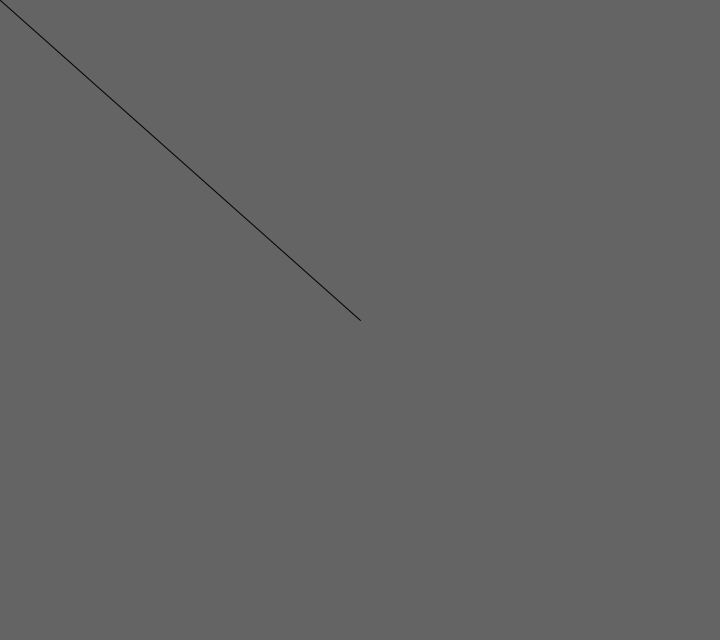
Frame 1 (no input)
Frame 60 (the mouse pressed at the canvas centre just before this capture): identical to frame 1, image omitted
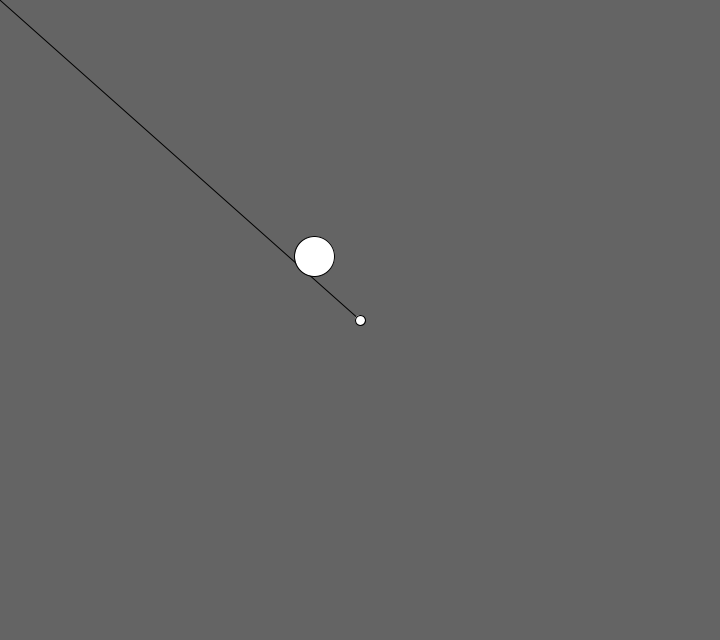
Frame 120 (the mouse held since frame 60 and released just before this capture)

The Processing sketch that drew these frames (run headless with seeded random() and noise(); from frame 60 on, the mouse is pressed at the canvas centre):

// Processing sketch: RampaESalta
// ── RampaESalta.pde
/*

  In questo programma ho usato per la prima volta vari 'Stati',
  cioè vari momenti nel gioco : nel primo bisogna muovere il mouse
  e scegliere una direzione sciacciando tasto sinistro, mentre nel secondo
  è la palla a muoversi in base a dove si ha premuto il mouse.
  
  Consiglio di provare un po' tutte le angolazioni a cui la palla puo' cadere.

*/



FirstState s1;
SecondState s2;

final float g = 0.12;

void setup(){
  size(720, 640);
  s1 = new FirstState();
  s2 = new SecondState();
}

void draw(){
  background(100);
  s1.update();
  s1.show();
  s2.update();
  s2.show();
}

void mousePressed(){
  s1.isOn = false;
  s2.tookVector(s1.dir);
  s2.isOn = true;
}

// ── Ball.pde
class Ball{
  
  final static int r = 20;
  
  PVector pos, vel, acc;
  
  boolean isLeft, alreadyJumped, stopped;
  
  Ball(int x, int y){
    pos = new PVector(x, y);
    vel = new PVector(0, 0);
    acc = new PVector(0, 0);
    if(x < width / 2){
      isLeft = true;
    } else {
      isLeft = false;
    }
    alreadyJumped = false;
  }
  
  void update(){
    if(!stopped) {
      vel.add(acc);
    }
    pos.add(vel);
    checkJump();
    checkBordi();
  }
  
  void show(){
    ellipse(pos.x, pos.y, r*2, r*2);
  }
  
  void setAcc(PVector piano){
    acc = piano.copy();
    acc.setMag(g * sin(piano.heading()));
  }
  
  void checkJump(){
    if(!alreadyJumped){
      if(((isLeft && pos.x > width/2) || (!isLeft && pos.x < width/2)) && pos.y + r > height / 2){
        if(isLeft){
          vel.x -= 2.5;
        } else {
          //vel.x += 2.5;
        }
        vel.y = -4;
        acc = new PVector(0, g);
        alreadyJumped = true;
      }
    }
  }
  
  void checkBordi(){
    if(alreadyJumped){
      if(pos.x - r < 0){
        pos.x = r;
        vel.x *= -0.8;
      }
      if(pos.x + r > width){
        pos.x = width - r;
        vel.x *= -0.8;
      }
      if(pos.y + r > height){
        pos.y = height - r;
        vel.y *= -0.6;
        vel.x *= 0.4;
      }
    } else {
      if(pos.x - r < 0){
        pos.x = r;
        vel.mult(-0.6);
        if(vel.mag() < 0.2) {
          stopped = true;
          vel.setMag(0);
        }
      }
      if(pos.x + r > width){
        pos.x = width - r;
        vel.mult(-0.6);
        if(vel.mag() < 0.2) {
          stopped = true;
          vel.setMag(0);
        }
      }
      if(pos.y + r > height){
        pos.y = height - r;
        acc.x = 0;
        vel.x *= 0.7;
        vel.y *= -0.7;
        alreadyJumped = true;
      }
    }
  }
}

// ── FirstState.pde
class FirstState{
  
  boolean isOn;
  
  PVector mouse, center, dir;
  
  FirstState(){
    center = new PVector(width / 2, height / 2);
    isOn = true;
  }
  
  void update(){
    if(isOn){
      mouse = new PVector(mouseX, mouseY);
      dir = PVector.sub(mouse, center);
    }
  }
  
  void show(){
    if(isOn){
      pushMatrix();
      translate(width / 2, height / 2);
      line(0, 0, dir.x, dir.y);
      popMatrix();
    }
  }
  
}

// ── SecondState.pde
class SecondState{
  
  Ball ball;
  
  PVector piano;
  
  boolean isOn;
  
  SecondState(){
    isOn = false;
  }
  
  void update(){
    if(isOn){
      ball.update();
    }
  }
  
  void show(){
    if(isOn){
      pushMatrix();
      translate(width / 2, height / 2);
      line(0, 0, piano.x, piano.y);
      ellipse(0, 0, 10, 10);
      popMatrix();
      ball.show();
    }
  }
  
  void tookVector(PVector p){
    if(piano == null){
      piano = p.copy();
      piano.setMag(width);
      
      PVector m = p.copy();
      if(mouseX < width/2){
        m.rotate(PI / 2);
      } else if(mouseX > width/2){
        m.rotate(- PI / 2);
      }
      m.setMag(Ball.r);
      ball = new Ball(int(mouseX + m.x), int(mouseY + m.y));
      ball.setAcc(p);
    }
  }
}
